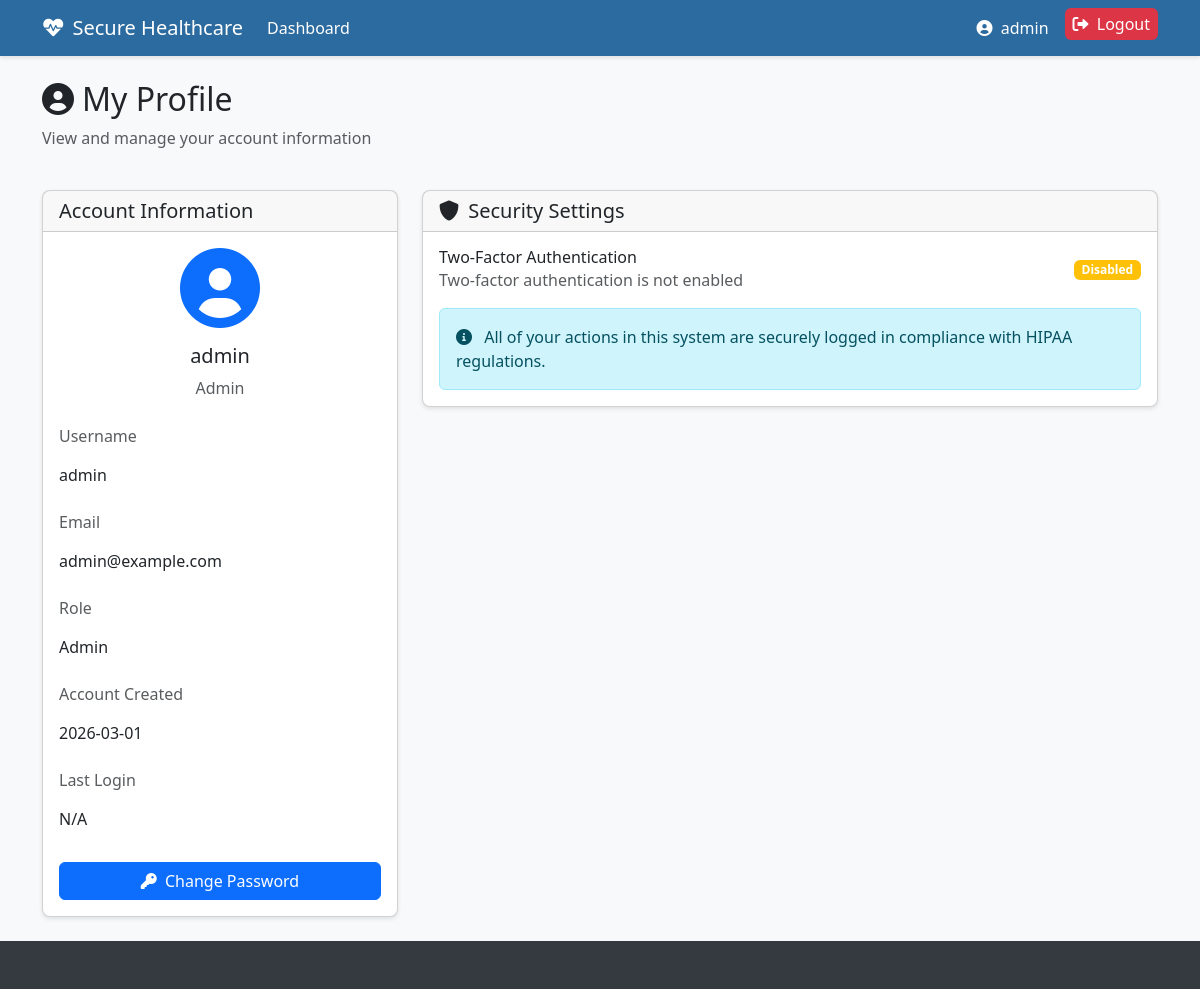
The app's page /profile (signed in) with its own data.
### app.py (models this page shows, shortened)
class User(db.Model, UserMixin):
    id = db.Column(db.Integer, primary_key=True)
    username = db.Column(db.String(80), unique=True, nullable=False)
    user_first_name = db.Column(db.String(80), nullable = False)
    user_last_name = db.Column(db.String(80), nullable = False)
    password_hash = db.Column(db.String(128), nullable=False)
    email = db.Column(db.String(120), unique=True, nullable=False)
    role = db.Column(db.String(20), nullable=False, default='patient')  # admin, doctor, patient
    totp_secret = db.Column(db.String(32), nullable=True)  # For 2FA
    is_active = db.Column(db.Boolean, default=True)
    created_at = db.Column(db.DateTime, default=datetime.now)
    last_login = db.Column(db.DateTime, nullable=True)
    patient = db.relationship('Patient', backref='user', uselist=False)

### app.py (the view)
@app.route('/profile')
@login_required
def profile():
    patient = None
    if current_user.role == 'patient':
        patient = Patient.query.filter_by(user_id=current_user.id).first()
    return render_template('profile.html', patient=patient)

### app.py (called while the page is built)
@login_manager.user_loader
def load_user(user_id):
    return User.query.get(int(user_id))

@app.after_request
def add_security_headers(response):
    response.headers['X-Content-Type-Options'] = 'nosniff'
    response.headers['X-Frame-Options'] = 'SAMEORIGIN'
    response.headers['X-XSS-Protection'] = '1; mode=block'
    response.headers['Strict-Transport-Security'] = 'max-age=31536000; includeSubDomains'
    response.headers['Content-Security-Policy'] = "default-src 'self'; script-src 'self' cdn.jsdelivr.net; style-src 'self' cdn.jsdelivr.net; img-src 'self' data:;"
    response.headers['Referrer-Policy'] = 'strict-origin-when-cross-origin'
    return response

### templates/profile.html (shortened to what this page needs)
{% extends 'base.html' %}
{% block content %}
<div class="row mb-4">
    <div class="col">
        <h2><i class="fas fa-user-circle me-2"></i>My Profile</h2>
        <p class="text-muted">View and manage your account information</p>
    </div>
</div>
<div class="row">
    <div class="col-lg-4">
        <div class="card mb-4">
            <div class="card-header">
                <h5 class="mb-0">Account Information</h5>
            </div>
            <div class="card-body">
                <div class="text-center mb-4">
                    <div class="avatar-placeholder mb-3">
                        <i class="fas fa-user-circle fa-5x text-primary"></i>
                    </div>
                    <h5>{{ current_user.username }}</h5>
                    <p class="text-muted">{{ current_user.role.capitalize() }}</p>
                </div>
                <div class="mb-3">
                    <label class="form-label text-muted">Username</label>
                    <p class="form-control-plaintext">{{ current_user.username }}</p>
                </div>
                <div class="mb-3">
                    <label class="form-label text-muted">Email</label>
                    <p class="form-control-plaintext">{{ current_user.email }}</p>
                </div>
                <div class="mb-3">
                    <label class="form-label text-muted">Role</label>
                    <p class="form-control-plaintext">{{ current_user.role.capitalize() }}</p>
                </div>
                <div class="mb-3">
                    <label class="form-label text-muted">Account Created</label>
                    <p class="form-control-plaintext">{{ current_user.created_at.strftime('%Y-%m-%d') }}</p>
                </div>
                <div class="mb-3">
                    <label class="form-label text-muted">Last Login</label>
                    <p class="form-control-plaintext">{{ current_user.last_login.strftime('%Y-%m-%d %H:%M') if current_user.last_login else 'N/A' }}</p>
                </div>
                <div class="d-grid mt-4">
                    <a href="{{ url_for('change_password') }}" class="btn btn-primary">
                        <i class="fas fa-key me-1"></i> Change Password
                    </a>
                </div>
            </div>
        </div>
    </div>
    <div class="col-lg-8">
        <div class="card">
            <div class="card-header">
                <h5 class="mb-0">
                    <i class="fas fa-shield-alt me-1"></i> Security Settings
                </h5>
            </div>
            <div class="card-body">
                <div class="d-flex align-items-center justify-content-between mb-3">
                    <div>
                        <h6 class="mb-0">Two-Factor Authentication</h6>
                        <p class="text-muted mb-0">
                            {% if current_user.totp_secret %}
                            Two-factor authentication is enabled
                            {% else %}
                            Two-factor authentication is not enabled
                            {% endif %}
                        </p>
                    </div>
                    {% if current_user.totp_secret %}
                    <span class="badge bg-success">Enabled</span>
                    {% else %}
                    <span class="badge bg-warning">Disabled</span>
                    {% endif %}
                </div>
                <div class="alert alert-info mt-3 mb-0">
                    <i class="fas fa-info-circle me-2"></i> All of your actions in this system are securely logged in compliance with HIPAA regulations.
                </div>
            </div>
        </div>
    </div>
</div>
{% endblock %}

### templates/base.html (shortened to what this page needs)
<!DOCTYPE html>
<html lang="en">
<head>
    <link href="https://cdn.jsdelivr.net/npm/bootstrap@5.3.0-alpha1/dist/css/bootstrap.min.css" rel="stylesheet">
    <link rel="stylesheet" href="https://cdnjs.cloudflare.com/ajax/libs/font-awesome/6.0.0/css/all.min.css">
</head>
<body>
    <nav class="navbar navbar-expand-lg navbar-dark mb-4">
        <div class="container">
            <a class="navbar-brand" href="{{ url_for('index') }}">
                <i class="fas fa-heartbeat me-2"></i>Secure Healthcare
            </a>
            <div class="collapse navbar-collapse" id="navbarNav">
                <ul class="navbar-nav me-auto">
                    {% if current_user.is_authenticated %}
                        <li class="nav-item">
                            <a class="nav-link" href="{{ url_for('dashboard') }}">Dashboard</a>
                        </li>
                    {% endif %}
                </ul>
                <ul class="navbar-nav">
                    {% if current_user.is_authenticated %}
                        <li class="nav-item">
                            <a class="nav-link" href="{{ url_for('profile') }}">
                                <i class="fas fa-user-circle me-1"></i> {{ current_user.username }}
                            </a>
                        </li>
                        <li class="nav-item">
                            <a class="nav-link btn-logout py-1 px-2 ms-2 rounded" href="{{ url_for('logout') }}">
                                <i class="fas fa-sign-out-alt me-1"></i> Logout
                            </a>
                        </li>
                    {% endif %}
                </ul>
            </div>
        </div>
    </nav>
    <div class="container">
        {% block content %}{% endblock %}
    </div>
    <footer class="footer mt-auto py-3">
    </footer>
</body>
</html>

### templates/base.html (style rules this page uses)
body { background-color: #f8f9fa; font-family: 'Segoe UI', Tahoma, Geneva, Verdana, sans-serif; }
.navbar { background-color: #2c6ba0; box-shadow: 0 2px 4px rgba(0, 0, 0, 0.1); }
.navbar-brand, .nav-link { color: white !important; }
.card { border-radius: 8px; box-shadow: 0 2px 4px rgba(0, 0, 0, 0.1); margin-bottom: 20px; }
.footer { background-color: #343a40; color: white; padding: 15px 0; margin-top: 30px; }
.btn-logout { color: white; background-color: #dc3545; border-color: #dc3545; }

### records on screen
User: username "admin", role "Admin", email "admin@example.com", created_at "2026-03-01", last_login "N/A"
